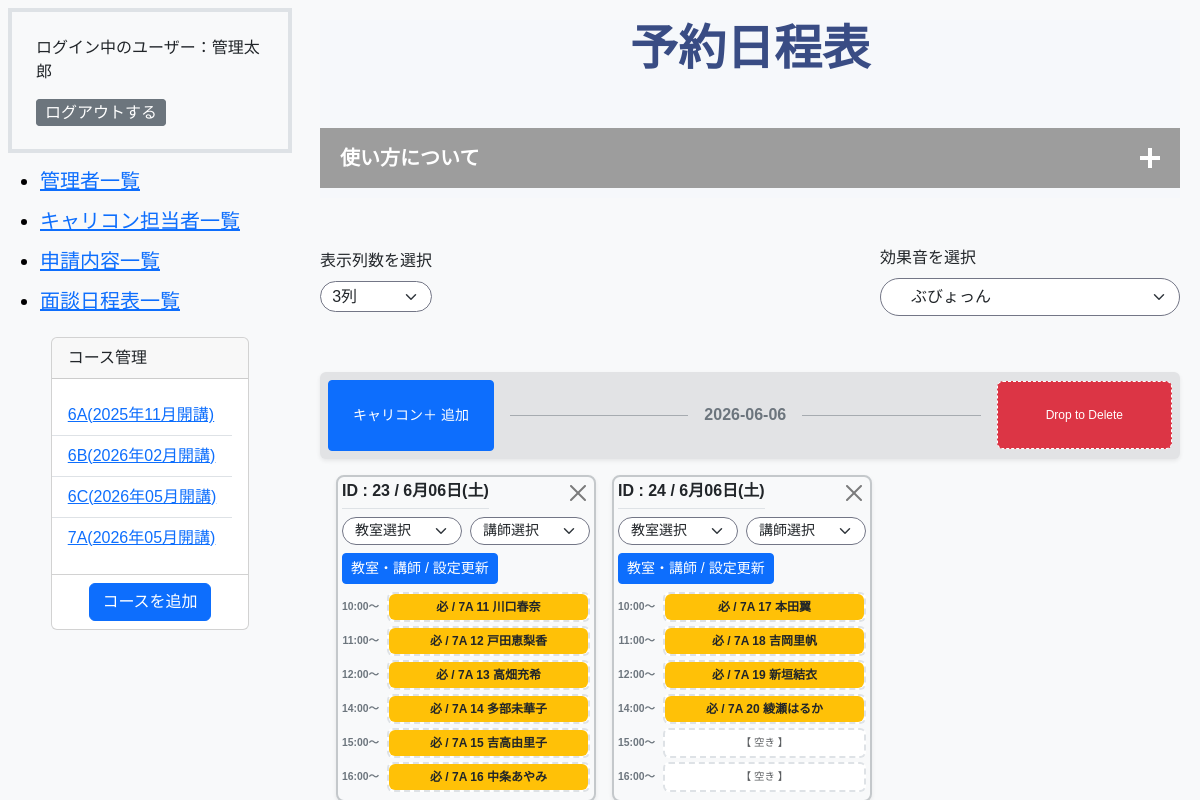
The app's page /admin/schedule.php (signed in) with its own data.
### tables this page shows
CREATE TABLE `m_courses` (
  `id` int(11) NOT NULL,
  `name` varchar(255) NOT NULL,
  `start_date` date NOT NULL,
  `end_date` date NOT NULL,
  `course_type` int(11) NOT NULL,
  `classroom_id` int(11) NOT NULL,
  `is_deleted` tinyint(1) NOT NULL DEFAULT 0,
  `created_at` datetime NOT NULL DEFAULT current_timestamp(),
  `updated_at` datetime NOT NULL DEFAULT current_timestamp() ON UPDATE current_timestamp()
);

CREATE TABLE `m_classrooms` (
  `id` int(11) NOT NULL,
  `name` varchar(255) NOT NULL,
  `created_at` datetime NOT NULL DEFAULT current_timestamp(),
  `updated_at` datetime NOT NULL DEFAULT current_timestamp() ON UPDATE current_timestamp()
);

CREATE TABLE `carcon_lines` (
  `id` int(11) NOT NULL,
  `classroom_id` int(11) DEFAULT NULL,
  `carcon_staff_id` int(11) DEFAULT NULL,
  `date` date NOT NULL,
  `created_at` datetime NOT NULL DEFAULT current_timestamp(),
  `updated_at` datetime NOT NULL DEFAULT current_timestamp() ON UPDATE current_timestamp()
);

CREATE TABLE `m_students` (
  `id` int(11) NOT NULL,
  `student_no` int(11) NOT NULL,
  `last_name` varchar(255) NOT NULL,
  `first_name` varchar(255) NOT NULL,
  `login_id` varchar(255) NOT NULL,
  `password` varchar(255) NOT NULL,
  `course_id` int(11) NOT NULL,
  `enrollment_id` int(11) NOT NULL,
  `is_deleted` tinyint(1) NOT NULL DEFAULT 0,
  `created_at` datetime NOT NULL DEFAULT current_timestamp(),
  `updated_at` datetime NOT NULL DEFAULT current_timestamp() ON UPDATE current_timestamp()
);

### includes/functions.php (called while the page is built, shortened)
<?php
function h($string)
{
    return htmlspecialchars($string, ENT_QUOTES, 'UTF-8');
}
function format_date($datetime, $type)
{
    $format_types = [
        1 => 'Y年m月d日 H:i:s',
        2 => 'Y年m月',
        3 => 'm月d日',
        4 => 'Y年m月d日',
        5 => 'Y',
        6 => 'm',
    ];
    return date($format_types[$type], strtotime($datetime));
}

### admin/schedule.php (the view, shortened to what this page needs)
<?php
require_once __DIR__ . '/../includes/functions.php';
$db = db_connect();
$sql_student =
  'SELECT
    lin.id AS line_id,
    lin.date AS line_date,
    lin.classroom_id,
    lin.carcon_staff_id,
    rm2.name AS classroom_name,
    res.id AS reservation_id,
    std.student_no,
    std.last_name,
    std.first_name,
    det.slot_index,
    det.is_plus_carcon,
    res.is_deleted,
    std.is_deleted
FROM
    carcon_lines AS lin
LEFT JOIN
    m_classrooms AS rm ON lin.classroom_id = rm.id
LEFT JOIN
    carcon_reservations AS res
    ON lin.id = res.carcon_line_id
    AND res.is_deleted = 0
LEFT JOIN
    carcon_reservation_details AS det ON res.carcon_reservation_detail_id = det.id
LEFT JOIN
    m_students AS std
    ON det.student_id = std.id
    AND std.is_deleted = 0
LEFT JOIN
    m_courses AS cou ON std.course_id = cou.id
LEFT JOIN
    m_classrooms AS rm2 ON cou.classroom_id = rm2.id
WHERE
    lin.date >= CURDATE()
ORDER BY
    lin.date ASC,
    lin.id ASC';
$stmt_student = $db->prepare($sql_student);
$stmt_student->execute();
$students = $stmt_student->fetchAll(PDO::FETCH_ASSOC);
function day($datetime, $type)
{
  $week = ["日", "月", "火", "水", "木", "金", "土"];
  $timestamp = strtotime($datetime);
  return date('n月d日', $timestamp) . '(' . $week[date('w', $timestamp)] . ')';
}
?>
<!DOCTYPE html>
<html lang="ja">
<head>
  <link href="https://cdn.jsdelivr.net/npm/bootstrap@5.3.3/dist/css/bootstrap.min.css" rel="stylesheet"
>
  <link rel="stylesheet" href="../css/style.css">
</head>
<body class="bg-light admin-wrapper">
  <?php
  require dirname(__FILE__) . '/sidebar.php';
  ?>
  <main class="container-fluid admin-main-wrapper">
    <header class=" mb-5">
      <h1 class="display-5 fw-bold text-center">予約日程表</h1>
      <details class="details">
        <summary class="details-summary card-header accordion__title">
          使い方について
        </summary>
      </details>
    </header>
    <?php
    $prev_date = null;
    ?>
    <?php
    $grouped_students = [];
    foreach ($students as $s) {
      $grouped_students[$s['line_id']][] = $s;
    }
    ?>
<div class="d-flex align-items-center justify-content-between">
    <div class="mb-2" style="max-width: 200px;">
      <label for="columnSelect" class="form-label">表示列数を選択</label>
      <select id="columnSelect" class="form-select">
        <option value="3" selected>3列</option>
      </select>
    </div>
    <div class="mb-2" style="min-width: 300px;">
      <label for="soundSelect" class="form-label">効果音を選択</label>
      <select id="soundSelect" class="form-select">
        <option value="puyon.mp3" selected>ぶびょっん</option>
      </select>
    </div>
</div>
    <?php foreach ($grouped_students as $line_id => $tasks_in_line): ?>
      <?php
      $student = $tasks_in_line[0];
      $current_date = $student['line_date'];
      ?>
      <?php
      if ($prev_date !== $current_date):
      ?>
        <div class="col-12 mt-5 mb-3">
          <div class="d-flex align-items-center gap-3 bg-secondary-subtle p-2 rounded shadow-sm">
            <button type="button" class="open-line-btn btn btn-primary btn-sm text-nowrap py-4 px-4">キャリコン＋ 追加</button>
            <div class="flex-grow-1 d-flex align-items-center">
              <div class="border-top border-secondary opacity-50 flex-grow-1"></div>
              <span class="mx-3 fw-bold text-secondary text-nowrap" style="font-size: 1.0rem;">
                <?= htmlspecialchars($current_date) ?>
              </span>
              <div class="border-top border-secondary opacity-50 flex-grow-1"></div>
            </div>
            <div class="delete-area bg-danger text-white rounded text-nowrap py-4 px-5"
              style="font-size: 0.75rem; cursor: pointer; border: 1px dashed white;">
              Drop to Delete
            </div>
          </div>
        </div>
        <div class="column-target row row-cols-1 row-cols-md-3 g-3 w-100 px-3">
        <?php endif; ?>
        <div class="col">
          <div class="status-column border border-2 border-secondary-subtle rounded-3 p-1 bg-light shadow-sm <?= $bg_color_class ?>">
            <div class="d-flex justify-content-between align-items-start mb-0">
              <h2 class="h6 fw-bold text-center border-bottom pb-2 mb-2">
                <?= 'ID : ' . htmlspecialchars($line_id . ' / ' . day($current_date, 7)) ?>
              </h2>
              <button class="btn-close delete-status-btn"
                data-id="<?php echo $student['line_id']; ?>"
                style="font-size: 1.0rem;"></button>
            </div>
            <form action="schedule_class_staff_update_do.php" class="mb-2" method="POST">
              <div class="row g-2 mb-2">
                <div class="col-6">
                  <select name="classroom_id" class="group-select form-select form-select-sm small text-wrap" data-group="group-class-<?= htmlspecialchars($current_date) ?>">
                    <option value="">教室選択</option>
                  </select>
                </div>
                <div class="col-6">
                  <select name="staff_id" class="group-select form-select form-select-sm small text-wrap" data-group="group-staff-<?= htmlspecialchars($current_date) ?>">
                    <option value="">講師選択</option>
                  </select>
                </div>
              </div>
              <div class="text-center mt-2">
                <button type="submit" class="btn btn-primary btn-sm text-wrap">教室・講師 / 設定更新</button>
              </div>
            </form>
            <div class="task-slots">
              <?php
              $hours = ['10:00～', '11:00～', '12:00～', '14:00～', '15:00～', '16:00～'];
              for ($i = 0; $i < 6; $i++):
                $task = null;
                foreach ($tasks_in_line as $t) {
                  if (
                    isset($t['slot_index']) && (int)$t['slot_index'] === $i && !empty($t['last_name'])
                  ) {
                    $task = $t;
                    break;
                  }
                }
              ?>
                <div class="d-flex align-items-center mb-1">
                  <small class="text-secondary fw-bold pe-2" style="width: 45px; text-align: right; font-size: 0.65rem;">
                    <?= $hours[$i] ?>
                  </small>
                  <div class="drop-zone border border-dashed rounded flex-grow-1 d-flex align-items-center justify-content-center"
                    style="height: 30px; background: #fff; border-color: #ddd; overflow: hidden;"
                    data-status-id="<?= htmlspecialchars($line_id) ?>"
                    data-slot-index="<?= $i ?>">
                    <?php $studentName = trim(($task['last_name'] ?? '') . ($task['first_name'] ?? '')); ?>
                    <?php if ($task && $studentName !== ''): ?>
                      <div class="card
                  <?php if ($task['is_plus_carcon'] === 0): echo 'bg-warning';
                      else: echo 'bg-info';
                      endif; ?> w-100 h-100 task-item border-0 shadow-none d-flex align-items-center justify-content-center"
                        id="task-<?= htmlspecialchars($task['reservation_id']) ?>"
                        data-task-id="<?= htmlspecialchars($task['reservation_id']) ?>"
                        draggable="true"
                        style="cursor: move; font-size: 0.75rem; font-weight: bold;">
                        <?php if ($task['is_plus_carcon'] === 0): echo '必 / ';
                        else: echo '＋ / ';
                        endif; ?>
                        <?= htmlspecialchars($task['classroom_name'] . ' ' . $task['student_no'] . ' ' . $task['last_name'] . $task['first_name']); ?>
                      </div>
                    <?php else: ?>
                      <span class="text-muted small" style="font-size: 0.65rem;">【 空き 】</span>
                    <?php endif; ?>
                  </div>
                </div>
              <?php endfor; ?>
            </div>
          </div>
        </div>
      <?php
      $prev_date = $current_date;
    endforeach; ?>
  </main>
</body>
</html>

### admin/sidebar.php (shortened to what this page needs)
<?php
$sql = "SELECT m_courses.id as course_id,m_courses.name as courses_name, m_courses.is_deleted as m_courses_is_deleted,start_date,m_classrooms.name as classroom_name FROM m_courses INNER JOIN m_classrooms ON m_courses.classroom_id = m_classrooms.id  ORDER BY start_date ASC";
$stmt = $db->prepare($sql);
$stmt->execute();
$course_list = $stmt->fetchAll(PDO::FETCH_ASSOC);
?>
<aside class="admin-sidebar-wrapper bg-light p-2">
    <div class="p-4 border border-4">
        <p class="fs-6">ログイン中のユーザー：<?php echo isset($_SESSION['login_admin_id']) ? $_SESSION['staff_name'] : "未ログイン"; ?></p>
        <a href="./logout.php" class="btn btn-secondary btn-sm fs-6 d-inline">ログアウトする</a>
    </div>
    <nav class="navbar navbar-light bg-light">
        <ul>
            <li class="navbar-brand"><a href="staff.php">管理者一覧</a></li>
            <li class="navbar-brand"><a href="carcon_staff.php">キャリコン担当者一覧</a></li>
            <li class="navbar-brand"><a href="index.php">申請内容一覧</a></li>
            <li class="navbar-brand"><a href="schedule.php">面談日程表一覧</a></li>
        </ul>
        <div id="course" class="card pb-2  m-auto">
            <p class="card-header">コース管理</p>
            <ul class="card-body list-group list-group-flush mb-2">
                <?php
                foreach ($course_list as $course):
                ?>
                    <?php if ($course['m_courses_is_deleted'] == 0): ?>
                        <li class="list-group-item"><a href="student.php?course_id=<?php echo h($course['course_id']) ?>"><?php echo h($course['classroom_name']) ?>(<?php echo h(format_date($course['start_date'], 2)) ?>開講)</a></li>
                    <?php endif; ?>
                <?php endforeach; ?>
            </ul>
            <a href="course_add.php" class="btn btn-primary m-auto">コースを追加</a>
        </div>
    </nav>
</aside>

### css/style.css (style rules this page uses)
.admin-wrapper { display: flex; }
.admin-sidebar-wrapper { width: max(300px, 20%); }
.admin-main-wrapper { width: 80%; padding-inline: 20px; padding-block-start: 20px; margin-inline-start: max(300px, 20%); ; }
aside { position: fixed; }
.accordion__title { position: relative; padding: 15px 60px 15px 20px; font-weight: bold; cursor: pointer; }
.accordion__title::before, .accordion__title::after { content: ""; position: absolute; right: 20px; top: 0; bottom: 0; margin: auto 0; background-color: #ffffff; width: 20px; height: 4px; transition: all 0.3s; }
.accordion__title::after { transform: rotate(90deg); }
body { font-family: 'LINE Seed JP', sans-serif; }
header { background-color: #F6F8FB; }
h1 { text-align: center; color: #394C84; margin-bottom: 50px; }
.form-select { border-radius: 20px; border: solid 1.5px #737686; padding: 2% 10%; margin-left: auto; }
.btn { display: flex; justify-content: space-between; align-items: end; white-space: nowrap; }
.navbar { background-color: #F6F8FB; }

### admin/schedule.php (style rules this page uses)
:root { --drop-zone-bg: #f8f9fa; --drop-zone-border: #dee2e6; --drop-zone-hover: #e9ecef; }
.drop-zone { width: 50%; height: 120px; vertical-align: middle; background-color: var(--drop-zone-bg); border: 2px dashed var(--drop-zone-border) !important; transition: all 0.2s ease; position: relative; }

### records on screen
m_courses: classroom.name "6A", start_date "2025年11月"
m_courses: classroom.name "6B", start_date "2026年02月"
m_courses: classroom.name "6C", start_date "2026年05月"
m_courses: classroom.name "7A", start_date "2026年05月"
carcon_lines: date "2026-06-06", date "23 / 6月06日(土)", i "10:00～", shows "必 /", m_classrooms.name "7A 11 川口春奈", i "11:00～", m_classrooms.name "7A 12 戸田恵梨香", i "12:00～", m_classrooms.name "7A 13 高畑充希", i "14:00～", m_classrooms.name "7A 14 多部未華子", i "15:00～", m_classrooms.name "7A 15 吉高由里子", i "16:00～", m_classrooms.name "7A 16 中条あやみ"
carcon_lines: date "24 / 6月06日(土)", i "10:00～", shows "必 /", m_classrooms.name "7A 17 本田翼", i "11:00～", m_classrooms.name "7A 18 吉岡里帆", i "12:00～", m_classrooms.name "7A 19 新垣結衣", i "14:00～", m_classrooms.name "7A 20 綾瀬はるか", i "15:00～", i "16:00～"

### other values on screen
$_SESSION['staff_name'] "管理太郎"
